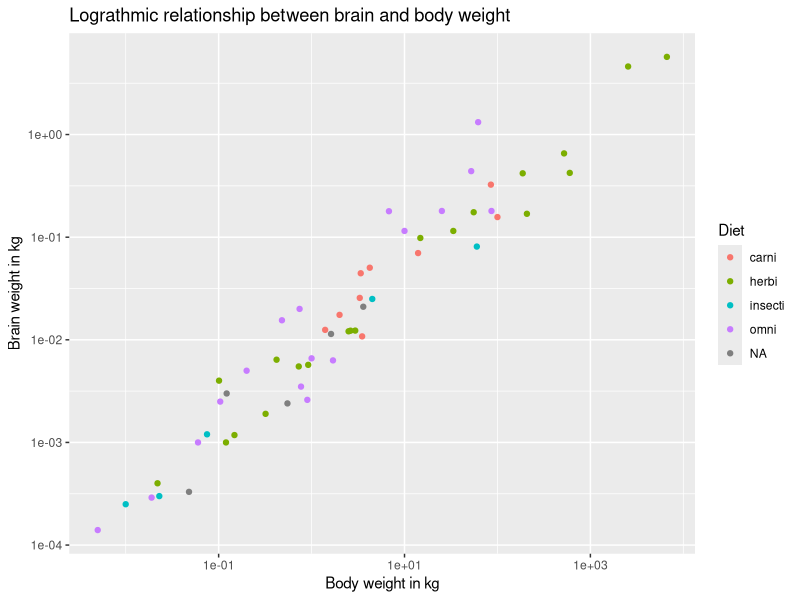
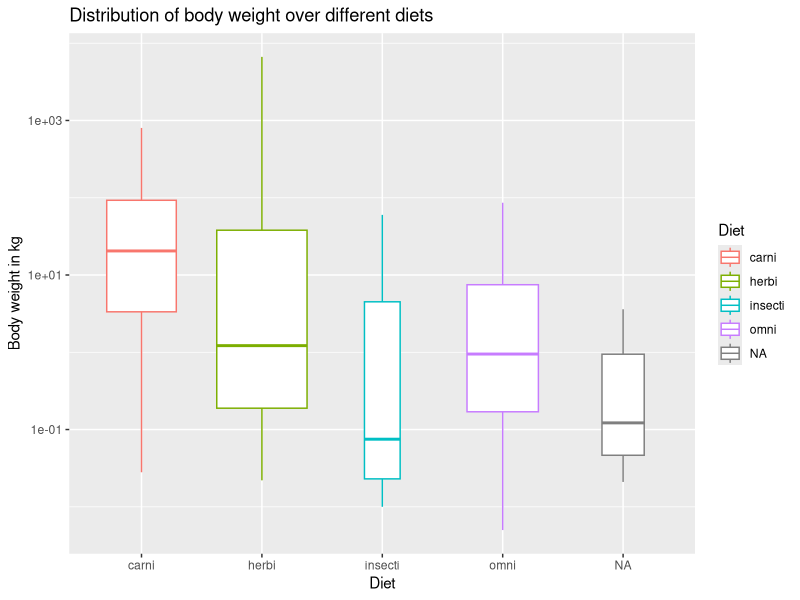
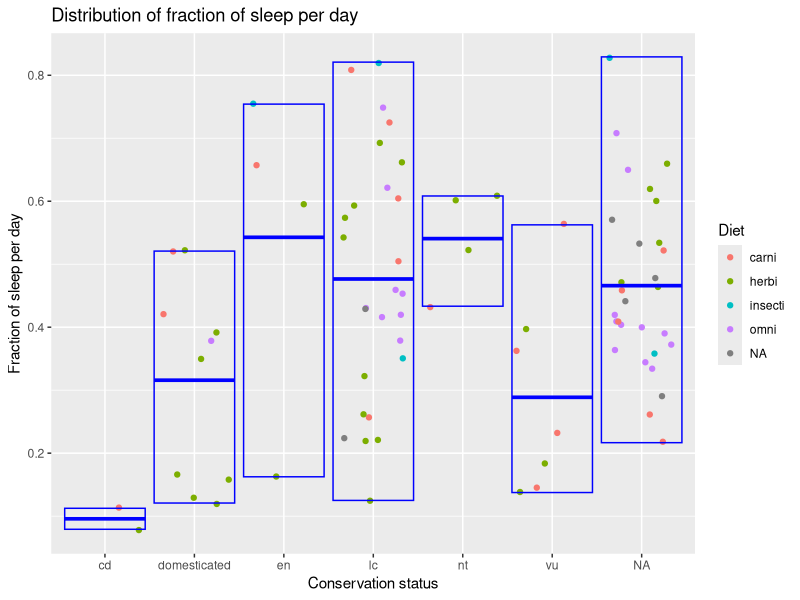
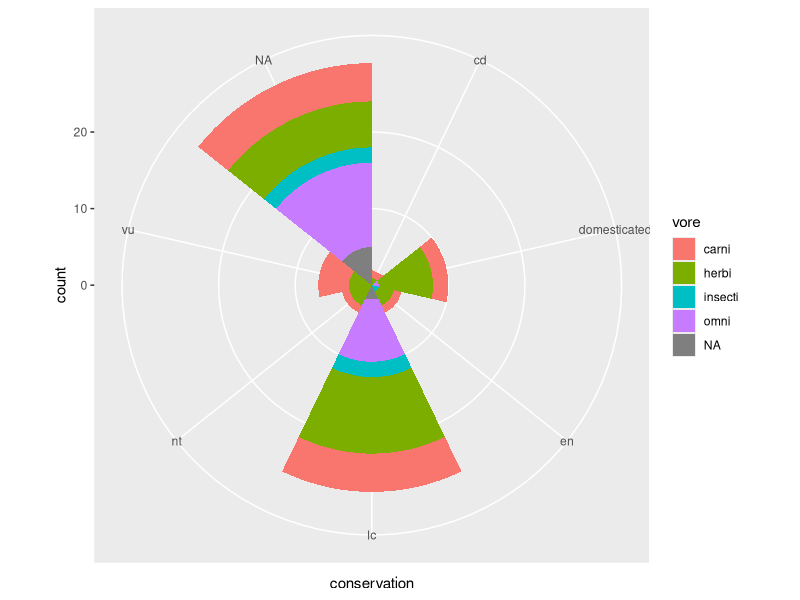

Here is the R script that generated these plots, in order:
## ---- chunk 1
library(tidyverse)
msleep
## ---- chunk 2
ggplot(msleep) + 
  geom_point(aes(x = bodywt, y = brainwt, color = vore)) + 
  labs(x = "Body weight in kg", y = "Brain weight in kg", color = "Diet") +
  scale_x_log10() + scale_y_log10() +
  ggtitle("Lograthmic relationship between brain and body weight")
## ---- chunk 3
ggplot(msleep) + 
  geom_boxplot(aes(x = vore, y = bodywt, color = vore),varwidth = TRUE) +
  labs(x = "Diet", y = "Body weight in kg", color = "Diet") +
  scale_y_log10() +
  ggtitle("Distribution of body weight over different diets")
## ---- chunk 4
ggplot(msleep,aes(x = conservation, y = sleep_total/24, color = vore)) + 
  geom_point(position = 'jitter')+
  stat_summary(fun = mean, fun.min = min, fun.max = max, geom = "crossbar", color = 'blue') +
  labs(x = "Conservation status", y = "Fraction of sleep per day", color = "Diet")+
  ggtitle("Distribution of fraction of sleep per day")
## ---- chunk 5
ggplot(msleep, aes(x = conservation,fill=vore)) + 
  geom_bar(width =1) +
  coord_polar()
